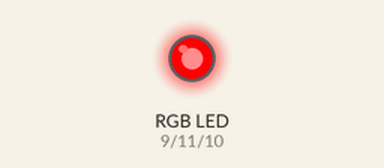
Bench run of a sketch on a simulated Arduino Uno, built with avr-gcc and run on an emulated ATmega328P. Shown: an RGB LED mixed from three pins (HIGH = lit).

Above: at 0.7 s.
At 2.2 s:
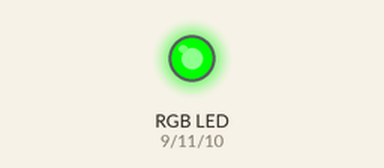
At 3.7 s:
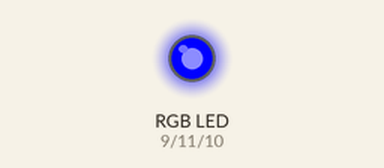
At 5.2 s:
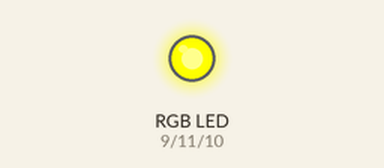
At 6.7 s:
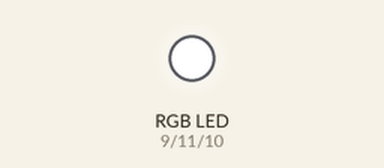
Timing chart, 0 to 9.8 s (numbered marks = the images above):
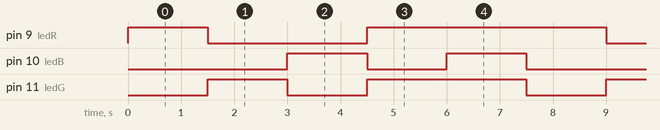

The sketch:

FuncaoLedRGB.ino
```cpp
int ledR = 9;
int ledG = 11;
int ledB = 10;

int ledRgb(int r, int g, int b) //Uma função bem simples que recebe valores para R, G e B, e assim conseguimos gerar qualquer cor RGB.
{
  analogWrite(ledR, r);
  analogWrite(ledG, g);
  analogWrite(ledB, b);

}
void setup() {
  // put your setup code here, to run once:
  pinMode(ledR, OUTPUT);
  pinMode(ledG, OUTPUT);
  pinMode(ledB, OUTPUT);

}

void loop() {
  // put your main code here, to run repeatedly:
  ledRgb(255,0,0); //vermelho
  delay(1500);
  ledRgb(0,255,0); //verde
  delay(1500);
  ledRgb(0,0,255); //azul
  delay(1500);

  //Para conseguir as cores desejada é só utilizar uma tabela RGB facilmente encontrada na internet

  ledRgb(255,255,0); //amarelo
  delay(1500);
  ledRgb(255,255,255); //branco
  delay(1500);


}
```

Measured:
- by itself, pin 9 (ledR): repeats every 7.5 s: LOW 3.0 s, HIGH 4.5 s
- by itself, pin 10 (ledB): repeats every 7.5 s: LOW 1.5 s, HIGH 1.5 s, LOW 3.0 s, HIGH 1.5 s
- by itself, pin 11 (ledG): repeats every 7.5 s: LOW 1.5 s, HIGH 3.0 s, LOW 1.5 s, HIGH 1.5 s
